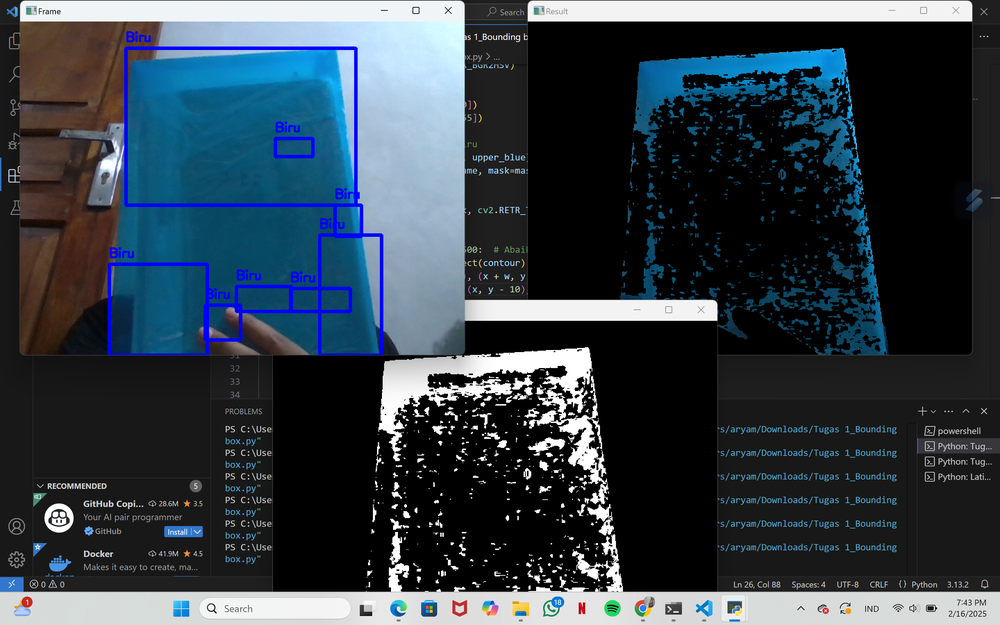
#> input picture bounding box.png, 1000 x 625 px, shrunk from 2880 x 1800 before the run, given in place of the camera
$ python 'Tugas 1_Bounding box.py'
#> lines starting #> are read from the running program, lines starting #| are printed output that depends on the picture; after the words box and inside, x2 and y2 are one past the last pixel; in counts of white or black regions, pixels touching at a corner belong together
import cv2
import numpy as np

# Inisialisasi kamera
cap = cv2.VideoCapture(0)

while True:
    _, frame = cap.read()
#> frame is the input picture: shape (625, 1000, 3); mean B, G, R 72.2, 62.9, 51.1
    hsv = cv2.cvtColor(frame, cv2.COLOR_BGR2HSV)
#> hsv: shape (625, 1000, 3); mean H, S, V 33.9, 53.4, 74.5

    # Rentang warna biru dalam HSV
    lower_blue = np.array([100, 150, 50])
    upper_blue = np.array([140, 255, 255])

    # Masking untuk mendeteksi warna biru
    mask = cv2.inRange(hsv, lower_blue, upper_blue)
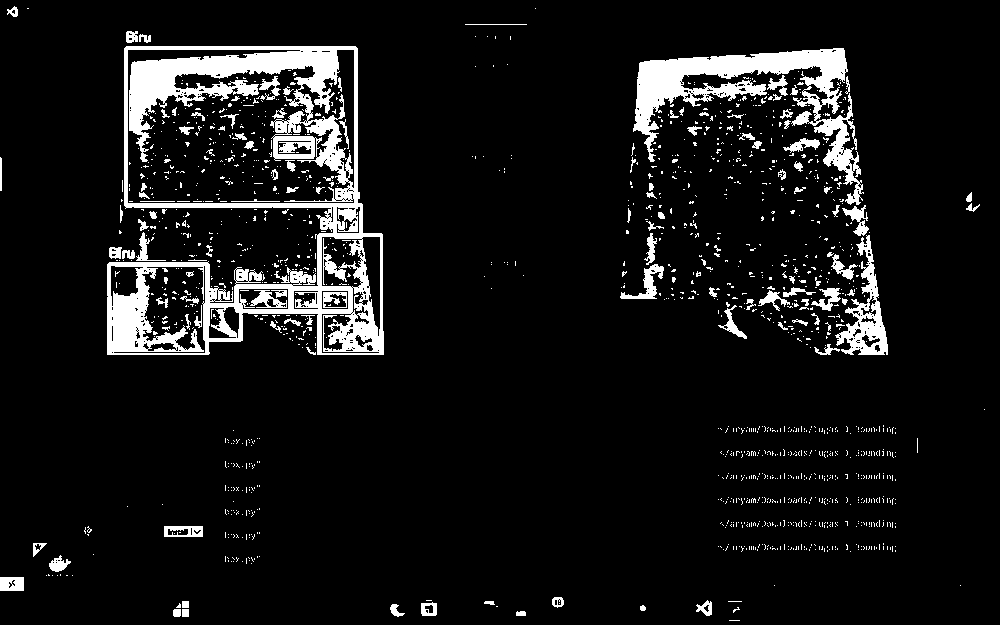
#> mask: shape (625, 1000); 8.3% white; 1484 white regions (1369 under 20 px)
    result = cv2.bitwise_and(frame, frame, mask=mask)
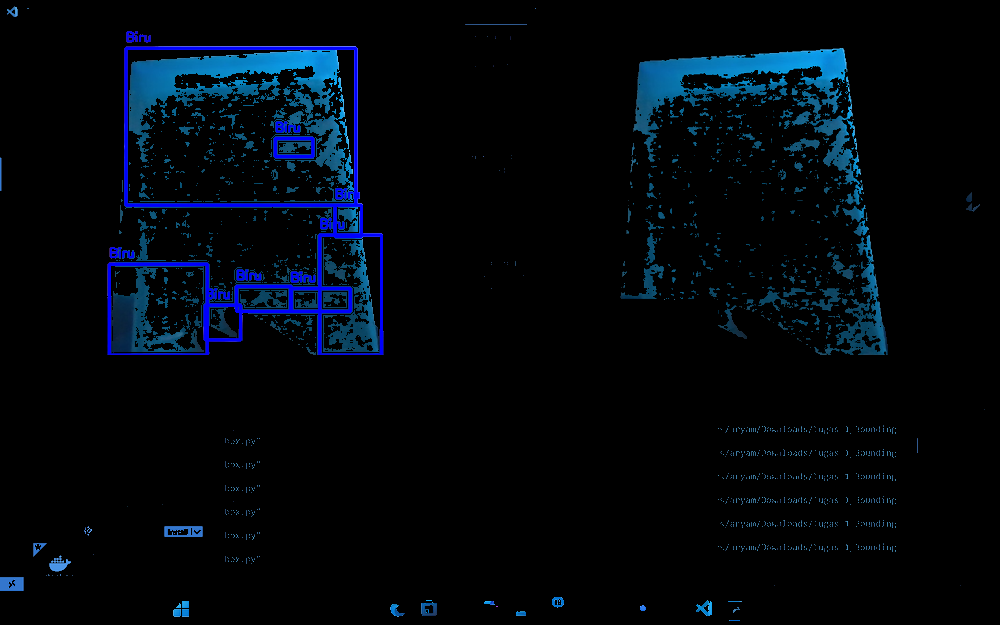
#> result: shape (625, 1000, 3); mean B, G, R 13, 6.7, 1.2

    # Mencari kontur
    contours, _ = cv2.findContours(mask, cv2.RETR_TREE, cv2.CHAIN_APPROX_SIMPLE)
#> contours = 1942 contours, 1802 with area under 20; largest, box (x1, y1, x2, y2) and area: (107, 46, 384, 355) 59962, (127, 49, 355, 204) 21818, (633, 48, 864, 205) 9006, (113, 265, 206, 354) 4369, (297, 49, 355, 189) 2676

    for contour in contours:
        if cv2.contourArea(contour) > 500:  # Abaikan kontur kecil (noise)
            x, y, w, h = cv2.boundingRect(contour)
            cv2.rectangle(frame, (x, y), (x + w, y + h), (255, 0, 0), 3)  # Kotak hijau
            cv2.putText(frame, "Biru", (x, y - 10), cv2.FONT_HERSHEY_SIMPLEX, 0.6, (255, 0, 0), 2)
#> this loop made 1942 passes
#> (x, y, w, h) on passes 914, 1281, 1362, 1410, 1444, 1461, 1508, 1556, 1569, 1570, 1714, 1725: (835, 235, 53, 120), (633, 48, 231, 157), (107, 46, 277, 309), (321, 313, 59, 41), (321, 290, 28, 20), (238, 288, 51, 22), (113, 265, 93, 89), (110, 265, 34, 42), (361, 236, 20, 101), (321, 236, 42, 52), (297, 49, 58, 140), (127, 49, 228, 155)
#> contour on passes 1, 3, 6, 13, 15, 18: [[729, 620], [739, 620]], [[182, 609], [182, 616], [188, 616], [188, 609]], [[496, 606], [497, 606]], [[728, 601], [741, 601]], [[182, 601], [182, 607], [188, 607], [188, 601]], [[426, 600], [431, 600]]
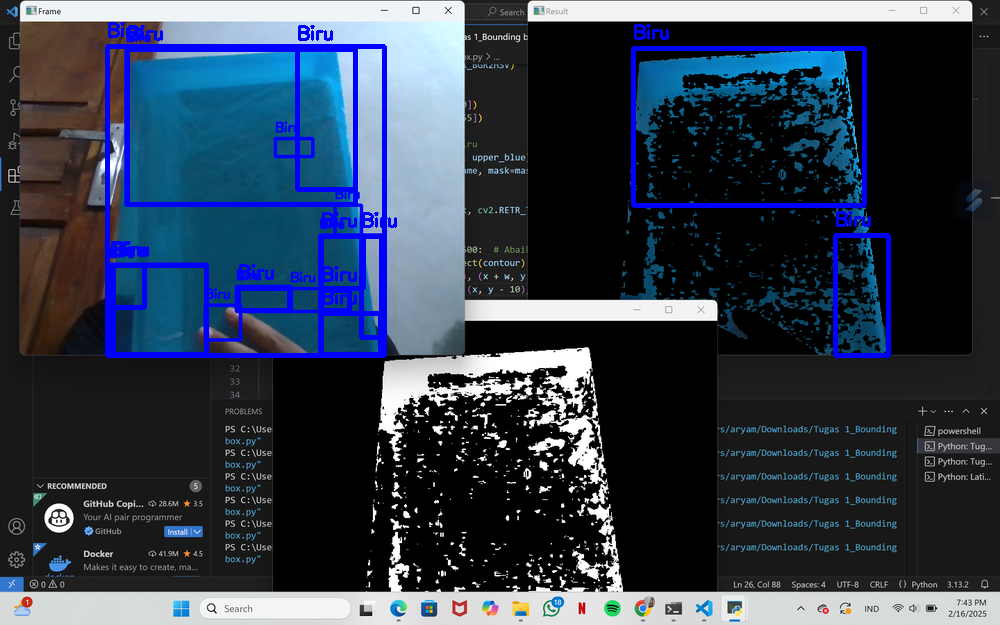
#> frame: shape (625, 1000, 3); 3.36% of pixels changed, all inside (x1, y1, x2, y2) = (105, 22, 891, 358)

    # Menampilkan hasil
    cv2.imshow("Frame", frame)
    cv2.imshow("Mask", mask)
    cv2.imshow("Result", result)

    if cv2.waitKey(1) & 0xFF == ord('q'):
#> (key q is pressed here)
        break

cap.release()
cv2.destroyAllWindows()

$ run again, on warna biru.png
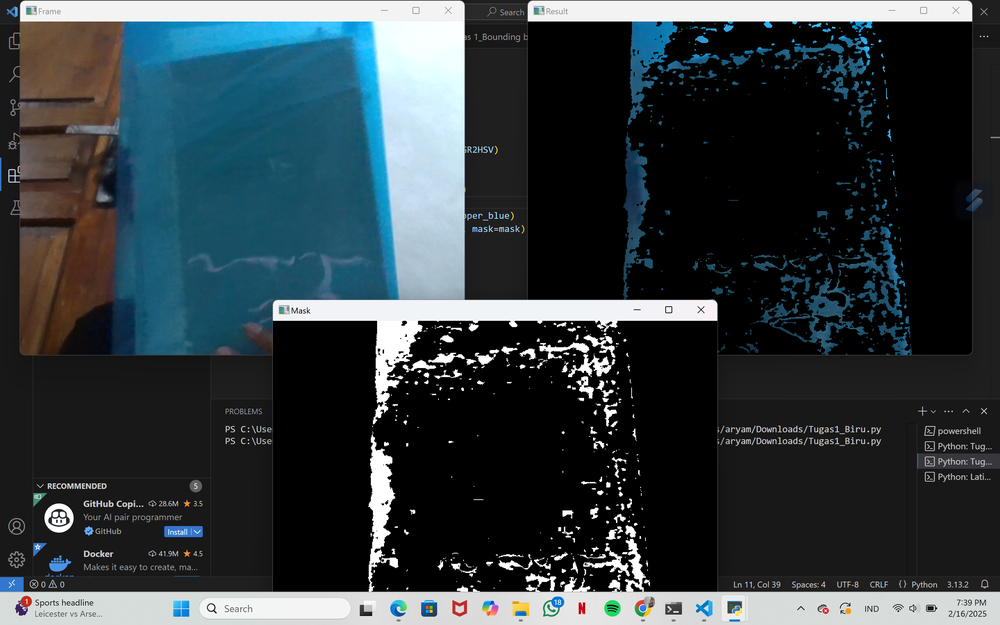
#> input picture warna biru.png, 1000 x 625 px, shrunk from 2880 x 1800 before the run, given in place of the camera
#> frame is the input picture: shape (625, 1000, 3); mean B, G, R 64.5, 60.2, 49.8
#> hsv: shape (625, 1000, 3); mean H, S, V 29.2, 44, 66.9
#> `mask = cv2.inRange(hsv, lower_blue, upper_blue)`:
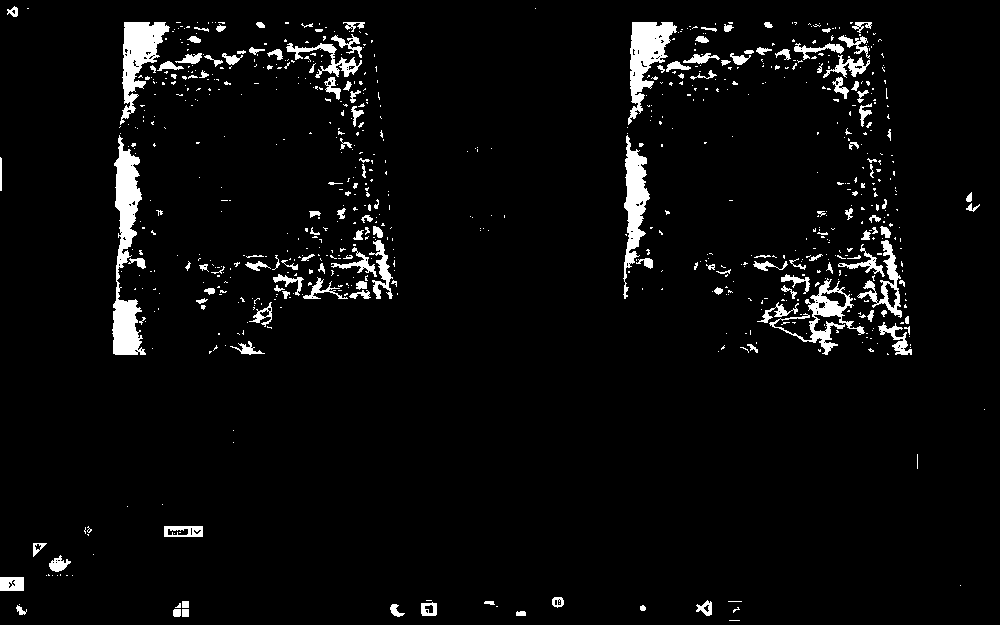
#> mask: shape (625, 1000); 4.3% white; 771 white regions (626 under 20 px)
#> contours = 909 contours, 793 with area under 20; largest, box (x1, y1, x2, y2) and area: (112, 135, 146, 355) 3212, (628, 22, 677, 125) 2072, (120, 22, 170, 125) 2059, (623, 135, 650, 299) 1754, (769, 278, 865, 355) 1433
#> the loop `for contour in contours:` made 909 passes
#> (x, y, w, h) on passes 196, 338, 518, 526, 787, 865, 891: (769, 278, 96, 77), (857, 240, 45, 78), (623, 135, 27, 164), (112, 135, 34, 220), (286, 43, 76, 35), (628, 22, 49, 103), (120, 22, 50, 103)
#> after the loop `for contour in contours:`:
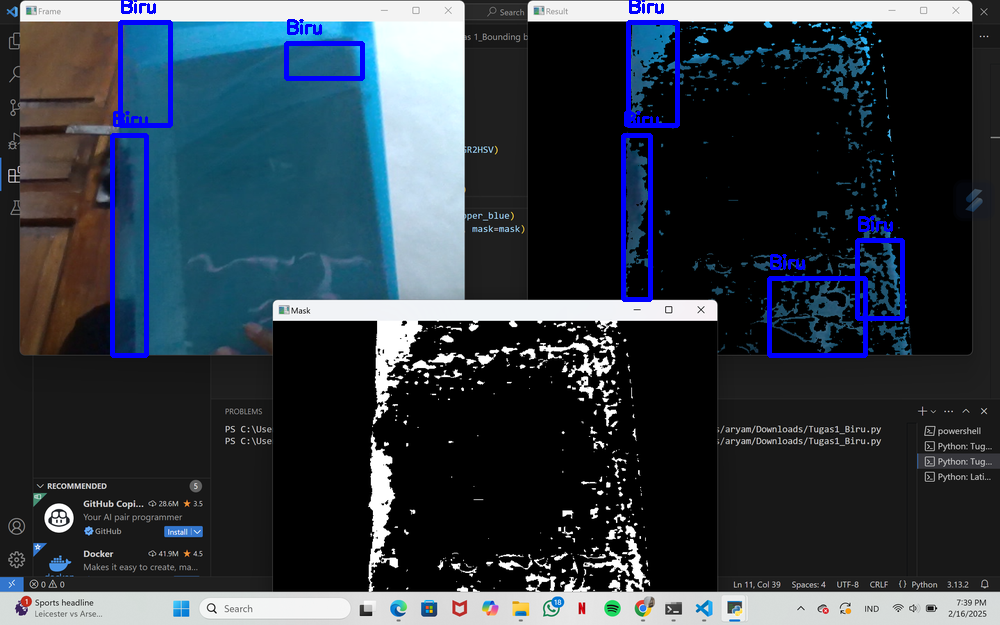
#> frame: shape (625, 1000, 3); 2.11% of pixels changed, all inside (x1, y1, x2, y2) = (110, 0, 905, 358)

$ run again, on warna merah.png
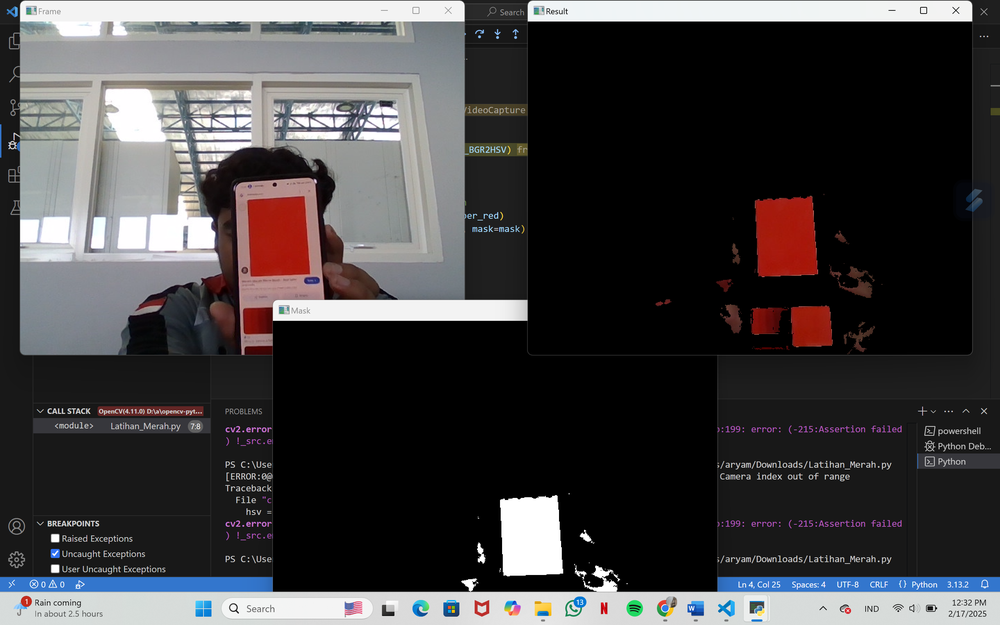
#> input picture warna merah.png, 1000 x 625 px, shrunk from 2880 x 1800 before the run, given in place of the camera
#> frame is the input picture: shape (625, 1000, 3); mean B, G, R 64.6, 63.3, 65.3
#> hsv: shape (625, 1000, 3); mean H, S, V 27.5, 17.3, 69.3
#> `mask = cv2.inRange(hsv, lower_blue, upper_blue)`:
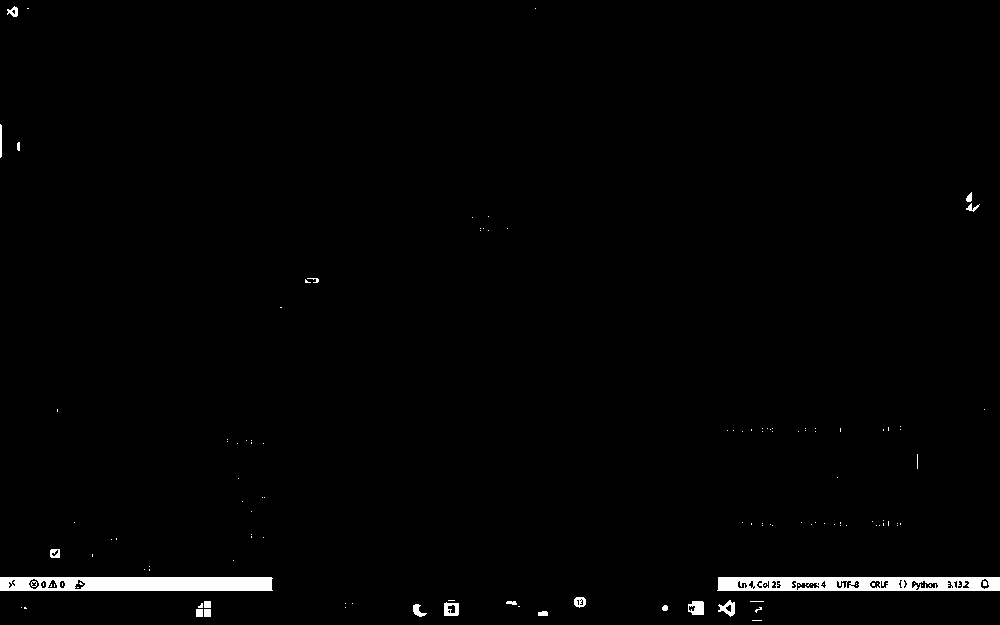
#> mask: shape (625, 1000); 1.3% white; 131 white regions (110 under 20 px)
#> contours = 174 contours, 124 with area under 20; largest, box (x1, y1, x2, y2) and area: (717, 577, 1000, 591) 3654, (0, 577, 273, 591) 3524, (688, 601, 704, 615) 173, (444, 602, 459, 616) 168, (911, 580, 939, 591) 155
#> the loop `for contour in contours:` made 174 passes
#> (x, y, w, h) on passes 31, 69: (717, 577, 283, 14), (0, 577, 273, 14)
#> after the loop `for contour in contours:`:
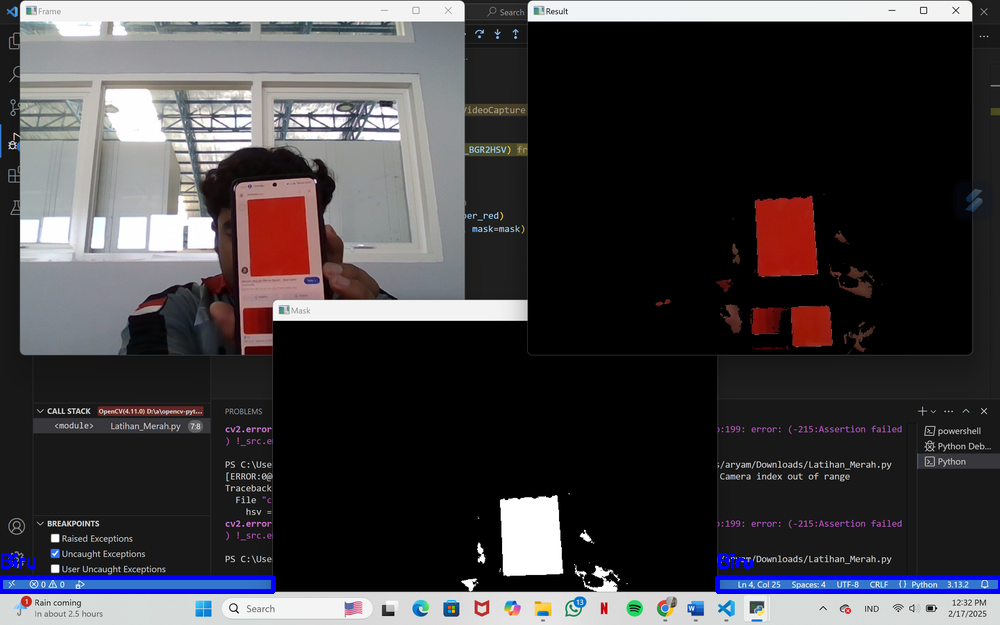
#> frame: shape (625, 1000, 3); 1.01% of pixels changed, all inside (x1, y1, x2, y2) = (0, 553, 1000, 594)
